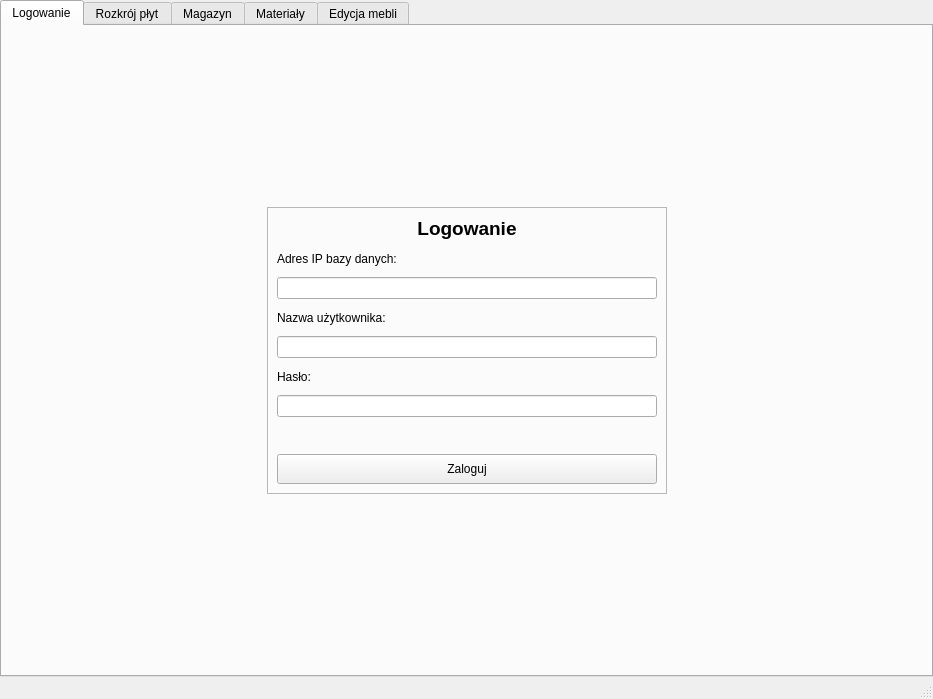
<?xml version="1.0" encoding="UTF-8"?>
<ui version="4.0">
 <class>MainWindow</class>
 <widget class="QMainWindow" name="MainWindow">
  <property name="geometry">
   <rect>
    <x>0</x>
    <y>0</y>
    <width>933</width>
    <height>699</height>
   </rect>
  </property>
  <property name="windowTitle">
   <string>MainWindow</string>
  </property>
  <widget class="QWidget" name="centralwidget">
   <layout class="QHBoxLayout" name="horizontalLayout">
    <property name="leftMargin">
     <number>0</number>
    </property>
    <property name="topMargin">
     <number>0</number>
    </property>
    <property name="rightMargin">
     <number>0</number>
    </property>
    <property name="bottomMargin">
     <number>0</number>
    </property>
    <item>
     <widget class="QTabWidget" name="tabWidget">
      <property name="enabled">
       <bool>true</bool>
      </property>
      <property name="currentIndex">
       <number>0</number>
      </property>
      <widget class="QWidget" name="tab_5">
       <attribute name="title">
        <string>Logowanie</string>
       </attribute>
       <layout class="QVBoxLayout" name="verticalLayout_10">
        <item>
         <spacer name="verticalSpacer_7">
          <property name="orientation">
           <enum>Qt::Vertical</enum>
          </property>
          <property name="sizeHint" stdset="0">
           <size>
            <width>767</width>
            <height>109</height>
           </size>
          </property>
         </spacer>
        </item>
        <item>
         <layout class="QHBoxLayout" name="horizontalLayout_11">
          <item>
           <spacer name="horizontalSpacer_3">
            <property name="orientation">
             <enum>Qt::Horizontal</enum>
            </property>
            <property name="sizeHint" stdset="0">
             <size>
              <width>40</width>
              <height>20</height>
             </size>
            </property>
           </spacer>
          </item>
          <item>
           <widget class="QFrame" name="frame_2">
            <property name="minimumSize">
             <size>
              <width>400</width>
              <height>250</height>
             </size>
            </property>
            <property name="frameShape">
             <enum>QFrame::StyledPanel</enum>
            </property>
            <property name="frameShadow">
             <enum>QFrame::Raised</enum>
            </property>
            <layout class="QVBoxLayout" name="verticalLayout_12">
             <item>
              <widget class="QLabel" name="title_label">
               <property name="font">
                <font>
                 <pointsize>14</pointsize>
                 <weight>75</weight>
                 <bold>true</bold>
                </font>
               </property>
               <property name="text">
                <string>Logowanie</string>
               </property>
               <property name="alignment">
                <set>Qt::AlignCenter</set>
               </property>
              </widget>
             </item>
             <item>
              <widget class="QLabel" name="address_label">
               <property name="minimumSize">
                <size>
                 <width>0</width>
                 <height>25</height>
                </size>
               </property>
               <property name="text">
                <string>Adres IP bazy danych:</string>
               </property>
              </widget>
             </item>
             <item>
              <widget class="QLineEdit" name="address"/>
             </item>
             <item>
              <widget class="QLabel" name="login_label">
               <property name="minimumSize">
                <size>
                 <width>0</width>
                 <height>25</height>
                </size>
               </property>
               <property name="text">
                <string>Nazwa użytkownika:</string>
               </property>
              </widget>
             </item>
             <item>
              <widget class="QLineEdit" name="login"/>
             </item>
             <item>
              <widget class="QLabel" name="password_label">
               <property name="minimumSize">
                <size>
                 <width>0</width>
                 <height>25</height>
                </size>
               </property>
               <property name="text">
                <string>Hasło:</string>
               </property>
              </widget>
             </item>
             <item>
              <widget class="QLineEdit" name="password">
               <property name="text">
                <string/>
               </property>
               <property name="echoMode">
                <enum>QLineEdit::Password</enum>
               </property>
              </widget>
             </item>
             <item>
              <widget class="QLabel" name="login_info">
               <property name="minimumSize">
                <size>
                 <width>0</width>
                 <height>25</height>
                </size>
               </property>
               <property name="maximumSize">
                <size>
                 <width>16777215</width>
                 <height>25</height>
                </size>
               </property>
               <property name="text">
                <string/>
               </property>
               <property name="alignment">
                <set>Qt::AlignCenter</set>
               </property>
              </widget>
             </item>
             <item>
              <widget class="QPushButton" name="log_in_btn">
               <property name="minimumSize">
                <size>
                 <width>0</width>
                 <height>30</height>
                </size>
               </property>
               <property name="text">
                <string>Zaloguj</string>
               </property>
              </widget>
             </item>
            </layout>
           </widget>
          </item>
          <item>
           <spacer name="horizontalSpacer_4">
            <property name="orientation">
             <enum>Qt::Horizontal</enum>
            </property>
            <property name="sizeHint" stdset="0">
             <size>
              <width>40</width>
              <height>20</height>
             </size>
            </property>
           </spacer>
          </item>
         </layout>
        </item>
        <item>
         <spacer name="verticalSpacer_6">
          <property name="orientation">
           <enum>Qt::Vertical</enum>
          </property>
          <property name="sizeHint" stdset="0">
           <size>
            <width>767</width>
            <height>109</height>
           </size>
          </property>
         </spacer>
        </item>
       </layout>
      </widget>
      <widget class="QWidget" name="tab">
       <property name="enabled">
        <bool>true</bool>
       </property>
       <attribute name="title">
        <string>Rozkrój płyt</string>
       </attribute>
       <layout class="QHBoxLayout" name="horizontalLayout_9">
        <item>
         <layout class="QHBoxLayout" name="horizontalLayout_8" stretch="3,1,1">
          <property name="spacing">
           <number>13</number>
          </property>
          <item>
           <layout class="QVBoxLayout" name="verticalLayout_9">
            <item>
             <widget class="QLabel" name="label_24">
              <property name="text">
               <string>Plan rozkroju:</string>
              </property>
             </widget>
            </item>
            <item>
             <widget class="QListWidget" name="listWidget"/>
            </item>
           </layout>
          </item>
          <item>
           <widget class="Line" name="line_14">
            <property name="orientation">
             <enum>Qt::Vertical</enum>
            </property>
           </widget>
          </item>
          <item>
           <layout class="QVBoxLayout" name="verticalLayout_8">
            <item>
             <widget class="QLabel" name="label_22">
              <property name="text">
               <string>Zaplanuj cięcie:</string>
              </property>
             </widget>
            </item>
            <item>
             <widget class="Line" name="line_15">
              <property name="orientation">
               <enum>Qt::Horizontal</enum>
              </property>
             </widget>
            </item>
            <item>
             <layout class="QFormLayout" name="formLayout_5">
              <item row="0" column="0">
               <widget class="QLabel" name="label_21">
                <property name="text">
                 <string>Mebel:</string>
                </property>
               </widget>
              </item>
              <item row="0" column="1">
               <widget class="QComboBox" name="mebelComboBox_cut"/>
              </item>
             </layout>
            </item>
            <item>
             <widget class="Line" name="line_16">
              <property name="orientation">
               <enum>Qt::Horizontal</enum>
              </property>
             </widget>
            </item>
            <item>
             <widget class="QLabel" name="label_23">
              <property name="text">
               <string>Elementy składowe mebla:</string>
              </property>
             </widget>
            </item>
            <item>
             <widget class="QListWidget" name="elementListWidget_cut"/>
            </item>
            <item>
             <widget class="QLabel" name="cuttind_info">
              <property name="minimumSize">
               <size>
                <width>0</width>
                <height>20</height>
               </size>
              </property>
              <property name="text">
               <string/>
              </property>
              <property name="alignment">
               <set>Qt::AlignCenter</set>
              </property>
             </widget>
            </item>
            <item>
             <widget class="QPushButton" name="planCutButton_cut">
              <property name="text">
               <string>Zaplanuj rozkrój</string>
              </property>
             </widget>
            </item>
            <item>
             <widget class="QPushButton" name="executeCutButton_cut">
              <property name="text">
               <string>Wykonaj rozkrój</string>
              </property>
             </widget>
            </item>
           </layout>
          </item>
         </layout>
        </item>
       </layout>
      </widget>
      <widget class="QWidget" name="tab_2">
       <property name="enabled">
        <bool>true</bool>
       </property>
       <attribute name="title">
        <string>Magazyn</string>
       </attribute>
       <layout class="QHBoxLayout" name="horizontalLayout_3">
        <item>
         <layout class="QHBoxLayout" name="horizontalLayout_2" stretch="1,1,1">
          <property name="spacing">
           <number>13</number>
          </property>
          <item>
           <layout class="QVBoxLayout" name="verticalLayout_2">
            <item>
             <widget class="QLabel" name="label">
              <property name="text">
               <string>Płyty dostepne w magazynie:</string>
              </property>
             </widget>
            </item>
            <item>
             <widget class="QListWidget" name="list_magazyn"/>
            </item>
            <item>
             <widget class="Line" name="line">
              <property name="orientation">
               <enum>Qt::Horizontal</enum>
              </property>
             </widget>
            </item>
           </layout>
          </item>
          <item>
           <widget class="Line" name="line_2">
            <property name="orientation">
             <enum>Qt::Vertical</enum>
            </property>
           </widget>
          </item>
          <item>
           <layout class="QVBoxLayout" name="verticalLayout">
            <item>
             <widget class="QLabel" name="label_2">
              <property name="text">
               <string>Płyta:</string>
              </property>
             </widget>
            </item>
            <item>
             <widget class="Line" name="line_3">
              <property name="orientation">
               <enum>Qt::Horizontal</enum>
              </property>
             </widget>
            </item>
            <item>
             <layout class="QFormLayout" name="formLayout">
              <property name="labelAlignment">
               <set>Qt::AlignRight|Qt::AlignTrailing|Qt::AlignVCenter</set>
              </property>
              <item row="0" column="0">
               <widget class="QLabel" name="label_3">
                <property name="text">
                 <string>Wysokość:</string>
                </property>
               </widget>
              </item>
              <item row="0" column="1">
               <widget class="QDoubleSpinBox" name="HeightDoubleSpinBox_magazyn">
                <property name="maximum">
                 <double>1000000000000000.000000000000000</double>
                </property>
               </widget>
              </item>
              <item row="1" column="0">
               <widget class="QLabel" name="label_4">
                <property name="text">
                 <string>Szerokość:</string>
                </property>
               </widget>
              </item>
              <item row="1" column="1">
               <widget class="QDoubleSpinBox" name="widthDoubleSpinBox_magazyn">
                <property name="minimum">
                 <double>0.000000000000000</double>
                </property>
                <property name="maximum">
                 <double>1000000000000000.000000000000000</double>
                </property>
               </widget>
              </item>
              <item row="2" column="0">
               <widget class="QLabel" name="label_5">
                <property name="text">
                 <string>Materiał:</string>
                </property>
               </widget>
              </item>
              <item row="2" column="1">
               <widget class="QComboBox" name="MaterialComboBox_magazyn"/>
              </item>
             </layout>
            </item>
            <item>
             <spacer name="verticalSpacer">
              <property name="orientation">
               <enum>Qt::Vertical</enum>
              </property>
              <property name="sizeHint" stdset="0">
               <size>
                <width>20</width>
                <height>40</height>
               </size>
              </property>
             </spacer>
            </item>
            <item>
             <widget class="QPushButton" name="modifyButton_magazyn">
              <property name="text">
               <string>Modyfikuj</string>
              </property>
             </widget>
            </item>
            <item>
             <widget class="QPushButton" name="removeButton_magazyn">
              <property name="text">
               <string>Usuń płytę</string>
              </property>
             </widget>
            </item>
            <item>
             <widget class="Line" name="line_4">
              <property name="orientation">
               <enum>Qt::Horizontal</enum>
              </property>
             </widget>
            </item>
            <item>
             <widget class="QPushButton" name="addNewButton_magazyn">
              <property name="text">
               <string>Dodaj nową płytę</string>
              </property>
             </widget>
            </item>
           </layout>
          </item>
         </layout>
        </item>
       </layout>
      </widget>
      <widget class="QWidget" name="tab_3">
       <property name="enabled">
        <bool>true</bool>
       </property>
       <attribute name="title">
        <string>Materiały</string>
       </attribute>
       <layout class="QHBoxLayout" name="horizontalLayout_5">
        <item>
         <layout class="QHBoxLayout" name="horizontalLayout_4" stretch="1,1,1">
          <property name="spacing">
           <number>13</number>
          </property>
          <item>
           <layout class="QVBoxLayout" name="verticalLayout_4">
            <item>
             <widget class="QLabel" name="label_6">
              <property name="frameShape">
               <enum>QFrame::NoFrame</enum>
              </property>
              <property name="text">
               <string>Dostępne rodzaje materiału:</string>
              </property>
             </widget>
            </item>
            <item>
             <widget class="QListWidget" name="list_material"/>
            </item>
           </layout>
          </item>
          <item>
           <widget class="Line" name="line_5">
            <property name="orientation">
             <enum>Qt::Vertical</enum>
            </property>
           </widget>
          </item>
          <item>
           <layout class="QVBoxLayout" name="verticalLayout_3">
            <item>
             <widget class="QLabel" name="label_7">
              <property name="text">
               <string>Materiał:</string>
              </property>
             </widget>
            </item>
            <item>
             <widget class="Line" name="line_6">
              <property name="orientation">
               <enum>Qt::Horizontal</enum>
              </property>
             </widget>
            </item>
            <item>
             <layout class="QFormLayout" name="formLayout_2">
              <property name="labelAlignment">
               <set>Qt::AlignRight|Qt::AlignTrailing|Qt::AlignVCenter</set>
              </property>
              <item row="0" column="0">
               <widget class="QLabel" name="label_8">
                <property name="text">
                 <string>Nazwa:</string>
                </property>
               </widget>
              </item>
              <item row="1" column="0">
               <widget class="QLabel" name="label_9">
                <property name="text">
                 <string>Grubość:</string>
                </property>
               </widget>
              </item>
              <item row="2" column="0">
               <widget class="QLabel" name="label_10">
                <property name="text">
                 <string>kolor:</string>
                </property>
               </widget>
              </item>
              <item row="0" column="1">
               <widget class="QLineEdit" name="nameLineEdit_material"/>
              </item>
              <item row="1" column="1">
               <widget class="QDoubleSpinBox" name="thicnessSpinBox_material">
                <property name="maximum">
                 <double>1000000000000.000000000000000</double>
                </property>
               </widget>
              </item>
              <item row="2" column="1">
               <widget class="QLineEdit" name="colorLineEdit_material"/>
              </item>
              <item row="3" column="0">
               <widget class="QLabel" name="label_11">
                <property name="text">
                 <string>Cena_m2:</string>
                </property>
               </widget>
              </item>
              <item row="3" column="1">
               <widget class="QDoubleSpinBox" name="priceSpinBox_material">
                <property name="maximum">
                 <double>100000000000000.000000000000000</double>
                </property>
               </widget>
              </item>
             </layout>
            </item>
            <item>
             <spacer name="verticalSpacer_2">
              <property name="orientation">
               <enum>Qt::Vertical</enum>
              </property>
              <property name="sizeHint" stdset="0">
               <size>
                <width>20</width>
                <height>40</height>
               </size>
              </property>
             </spacer>
            </item>
            <item>
             <widget class="QPushButton" name="modifyButton_material">
              <property name="text">
               <string>Modyfikuj</string>
              </property>
             </widget>
            </item>
            <item>
             <widget class="QPushButton" name="removeButton_material">
              <property name="text">
               <string>Usuń materiał</string>
              </property>
             </widget>
            </item>
            <item>
             <widget class="Line" name="line_7">
              <property name="orientation">
               <enum>Qt::Horizontal</enum>
              </property>
             </widget>
            </item>
            <item>
             <widget class="QPushButton" name="addNewButton_material">
              <property name="text">
               <string>Dodaj nowy materiał</string>
              </property>
             </widget>
            </item>
           </layout>
          </item>
         </layout>
        </item>
       </layout>
      </widget>
      <widget class="QWidget" name="tab_4">
       <property name="enabled">
        <bool>true</bool>
       </property>
       <attribute name="title">
        <string>Edycja mebli</string>
       </attribute>
       <layout class="QHBoxLayout" name="horizontalLayout_7">
        <item>
         <layout class="QHBoxLayout" name="horizontalLayout_6" stretch="3,1,5,1,5">
          <property name="spacing">
           <number>10</number>
          </property>
          <item>
           <layout class="QVBoxLayout" name="verticalLayout_6">
            <item>
             <widget class="QLabel" name="label_12">
              <property name="text">
               <string>Baza projektów mebli:</string>
              </property>
             </widget>
            </item>
            <item>
             <widget class="QListWidget" name="listMebel"/>
            </item>
           </layout>
          </item>
          <item>
           <widget class="Line" name="line_8">
            <property name="orientation">
             <enum>Qt::Vertical</enum>
            </property>
           </widget>
          </item>
          <item>
           <layout class="QVBoxLayout" name="verticalLayout_7">
            <item>
             <widget class="QLabel" name="label_13">
              <property name="text">
               <string>Baza elementów projektu:</string>
              </property>
             </widget>
            </item>
            <item>
             <widget class="QListWidget" name="listElement"/>
            </item>
           </layout>
          </item>
          <item>
           <widget class="Line" name="line_12">
            <property name="orientation">
             <enum>Qt::Vertical</enum>
            </property>
           </widget>
          </item>
          <item>
           <layout class="QVBoxLayout" name="verticalLayout_5">
            <item>
             <widget class="QLabel" name="label_14">
              <property name="text">
               <string>Mebel:</string>
              </property>
             </widget>
            </item>
            <item>
             <widget class="Line" name="line_10">
              <property name="orientation">
               <enum>Qt::Horizontal</enum>
              </property>
             </widget>
            </item>
            <item>
             <layout class="QFormLayout" name="formLayout_4">
              <property name="labelAlignment">
               <set>Qt::AlignRight|Qt::AlignTrailing|Qt::AlignVCenter</set>
              </property>
              <item row="0" column="0">
               <widget class="QLabel" name="label_15">
                <property name="text">
                 <string>Nazwa:</string>
                </property>
               </widget>
              </item>
              <item row="0" column="1">
               <widget class="QLineEdit" name="nameLineEdit_mebel"/>
              </item>
             </layout>
            </item>
            <item>
             <widget class="Line" name="line_9">
              <property name="orientation">
               <enum>Qt::Horizontal</enum>
              </property>
             </widget>
            </item>
            <item>
             <widget class="QLabel" name="label_16">
              <property name="text">
               <string>Element konstrukcyjny:</string>
              </property>
             </widget>
            </item>
            <item>
             <widget class="Line" name="line_13">
              <property name="orientation">
               <enum>Qt::Horizontal</enum>
              </property>
             </widget>
            </item>
            <item>
             <layout class="QFormLayout" name="formLayout_3">
              <property name="labelAlignment">
               <set>Qt::AlignRight|Qt::AlignTrailing|Qt::AlignVCenter</set>
              </property>
              <item row="0" column="0">
               <widget class="QLabel" name="label_17">
                <property name="text">
                 <string>Nazwa:</string>
                </property>
               </widget>
              </item>
              <item row="0" column="1">
               <widget class="QLineEdit" name="nameLineEdit_element"/>
              </item>
              <item row="1" column="0">
               <widget class="QLabel" name="label_18">
                <property name="text">
                 <string>Wysokość:</string>
                </property>
               </widget>
              </item>
              <item row="1" column="1">
               <widget class="QDoubleSpinBox" name="heightSpinBox_element">
                <property name="maximum">
                 <double>100000000000.000000000000000</double>
                </property>
               </widget>
              </item>
              <item row="2" column="0">
               <widget class="QLabel" name="label_19">
                <property name="text">
                 <string>Szerokość:</string>
                </property>
               </widget>
              </item>
              <item row="2" column="1">
               <widget class="QDoubleSpinBox" name="widthSpinBox_element">
                <property name="maximum">
                 <double>100000000000.000000000000000</double>
                </property>
               </widget>
              </item>
              <item row="3" column="0">
               <widget class="QLabel" name="label_20">
                <property name="text">
                 <string>Materiał:</string>
                </property>
               </widget>
              </item>
              <item row="3" column="1">
               <widget class="QComboBox" name="materialComboBox_element"/>
              </item>
             </layout>
            </item>
            <item>
             <spacer name="verticalSpacer_3">
              <property name="orientation">
               <enum>Qt::Vertical</enum>
              </property>
              <property name="sizeHint" stdset="0">
               <size>
                <width>20</width>
                <height>18</height>
               </size>
              </property>
             </spacer>
            </item>
            <item>
             <widget class="QPushButton" name="modifyButton_mebel">
              <property name="text">
               <string>Modyfikuj</string>
              </property>
             </widget>
            </item>
            <item>
             <widget class="Line" name="line_11">
              <property name="orientation">
               <enum>Qt::Horizontal</enum>
              </property>
             </widget>
            </item>
            <item>
             <layout class="QGridLayout" name="gridLayout">
              <item row="0" column="0">
               <widget class="QPushButton" name="deleteButton_mebel">
                <property name="text">
                 <string>Usuń Mebel</string>
                </property>
               </widget>
              </item>
              <item row="0" column="1">
               <widget class="QPushButton" name="removeButton_element">
                <property name="text">
                 <string>Usuń element</string>
                </property>
               </widget>
              </item>
              <item row="1" column="0">
               <widget class="QPushButton" name="addButton_mebel">
                <property name="text">
                 <string>Dodaj Mebel</string>
                </property>
               </widget>
              </item>
              <item row="1" column="1">
               <widget class="QPushButton" name="addButton_element">
                <property name="text">
                 <string>Dodaj element</string>
                </property>
               </widget>
              </item>
             </layout>
            </item>
           </layout>
          </item>
         </layout>
        </item>
       </layout>
      </widget>
     </widget>
    </item>
   </layout>
  </widget>
  <widget class="QMenuBar" name="menubar">
   <property name="geometry">
    <rect>
     <x>0</x>
     <y>0</y>
     <width>933</width>
     <height>22</height>
    </rect>
   </property>
  </widget>
  <widget class="QStatusBar" name="statusbar"/>
 </widget>
 <resources/>
 <connections/>
</ui>
